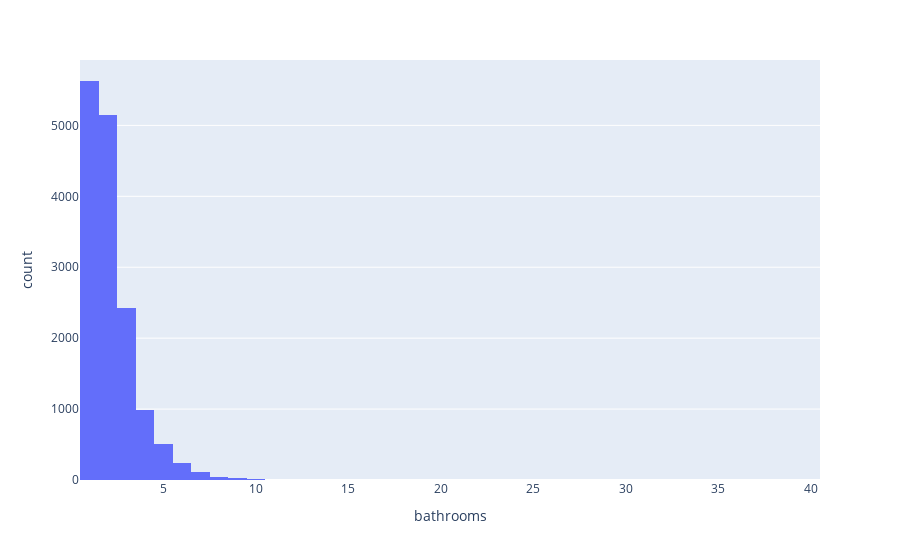

The notebook cell this image was saved under:
### Code cell
# Distribución de la cantidad de baños
fig = px.histogram(data_frame=df_, x='bathrooms')
fig.show()

### Figure 1 — Plotly figure (JSON) as saved in the notebook; plotly's stock layout.template omitted (floating-point values rounded to 4 significant figures; data arrays with more than 128 entries replaced by an {"elided": "..."} marker saying what was removed)
{"data": [{"alignmentgroup": "True", "bingroup": "x", "hovertemplate": "bathrooms=%{x}<br>count=%{y}<extra></extra>", "legendgroup": "", "marker": {"color": "#636efa", "pattern": {"shape": ""}}, "name": "", "offsetgroup": "", "orientation": "v", "showlegend": false, "type": "histogram", "x": {"elided": "15846 int values"}, "xaxis": "x", "yaxis": "y"}], "layout": {"barmode": "relative", "legend": {"tracegroupgap": 0}, "margin": {"t": 60}, "xaxis": {"anchor": "y", "domain": [0, 1], "title": {"text": "bathrooms"}}, "yaxis": {"anchor": "x", "domain": [0, 1], "title": {"text": "count"}}}}
